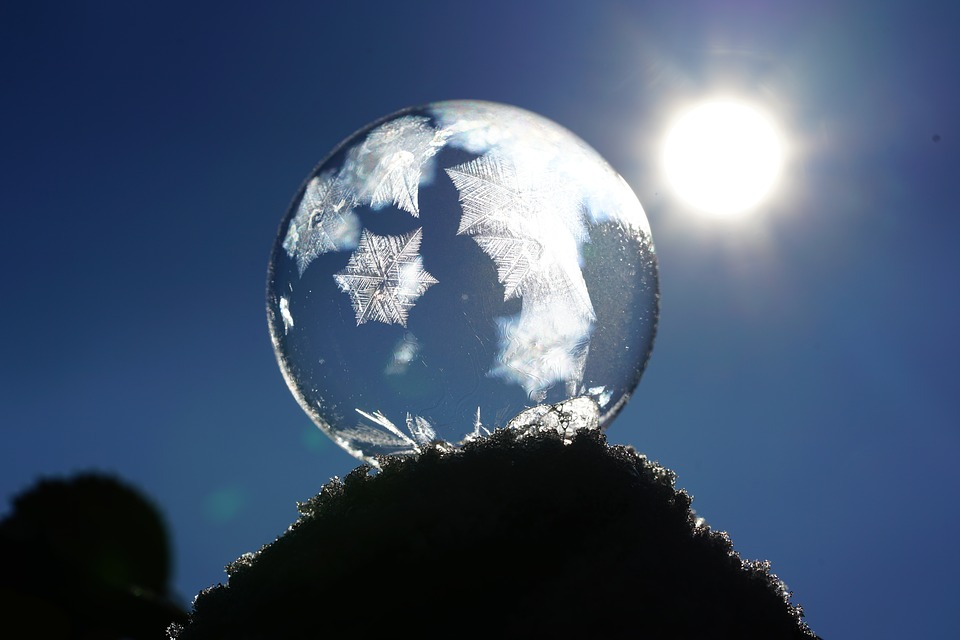
#> input picture OpeCV sample code/img_1.jpg, 960 x 640 px
$ python blurr.py
#> lines starting #> are read from the running program, lines starting #| are printed output that depends on the picture
# Image Blending

import cv2

img1 = cv2.imread('img_1.jpg')
#> img1 is the input picture: shape (640, 960, 3); mean B, G, R 109.7, 84.6, 67.4
img2 = cv2.imread('img_2.jpg')
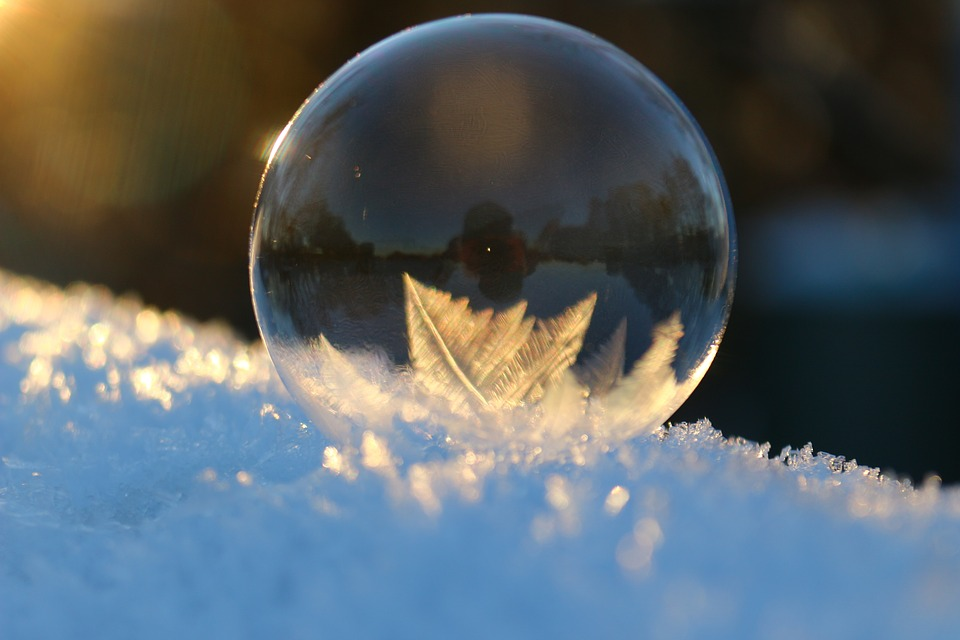
#> input picture OpeCV sample code/img_2.jpg, 960 x 640 px
#> img2 is the input picture: shape (640, 960, 3); mean B, G, R 102.1, 98, 89.1
dst = cv2.addWeighted(img1,0.5,img2,0.5,0)
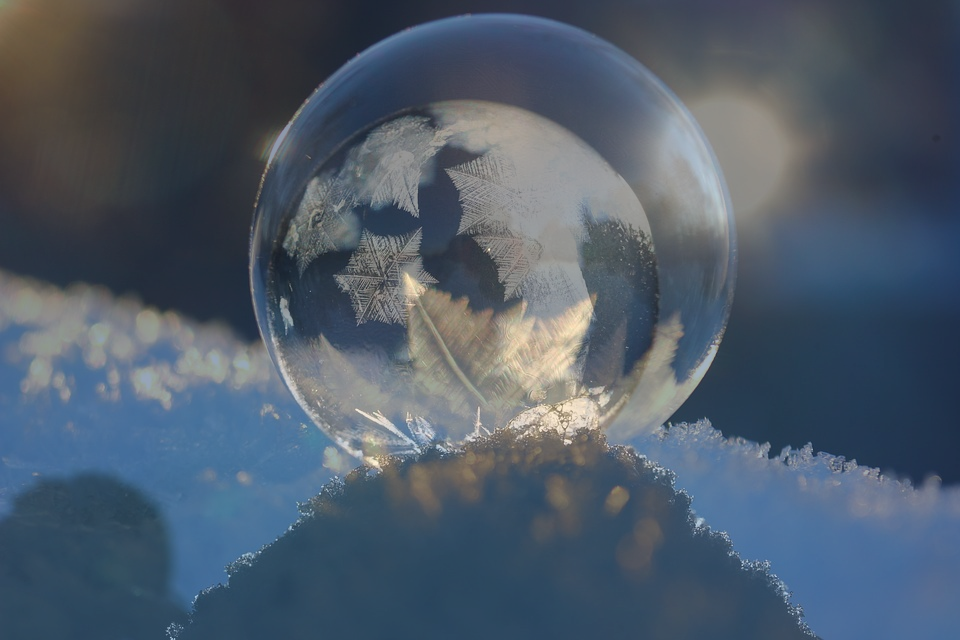
#> dst: shape (640, 960, 3); mean B, G, R 105.9, 91.3, 78.3
cv2.imshow('Image1',img1)
cv2.imshow('Image2',img2)
cv2.imshow('dst',dst)
cv2.imwrite("blend_image.jpg",dst)
cv2.waitKey(0)
cv2.destroyAllWindows()
